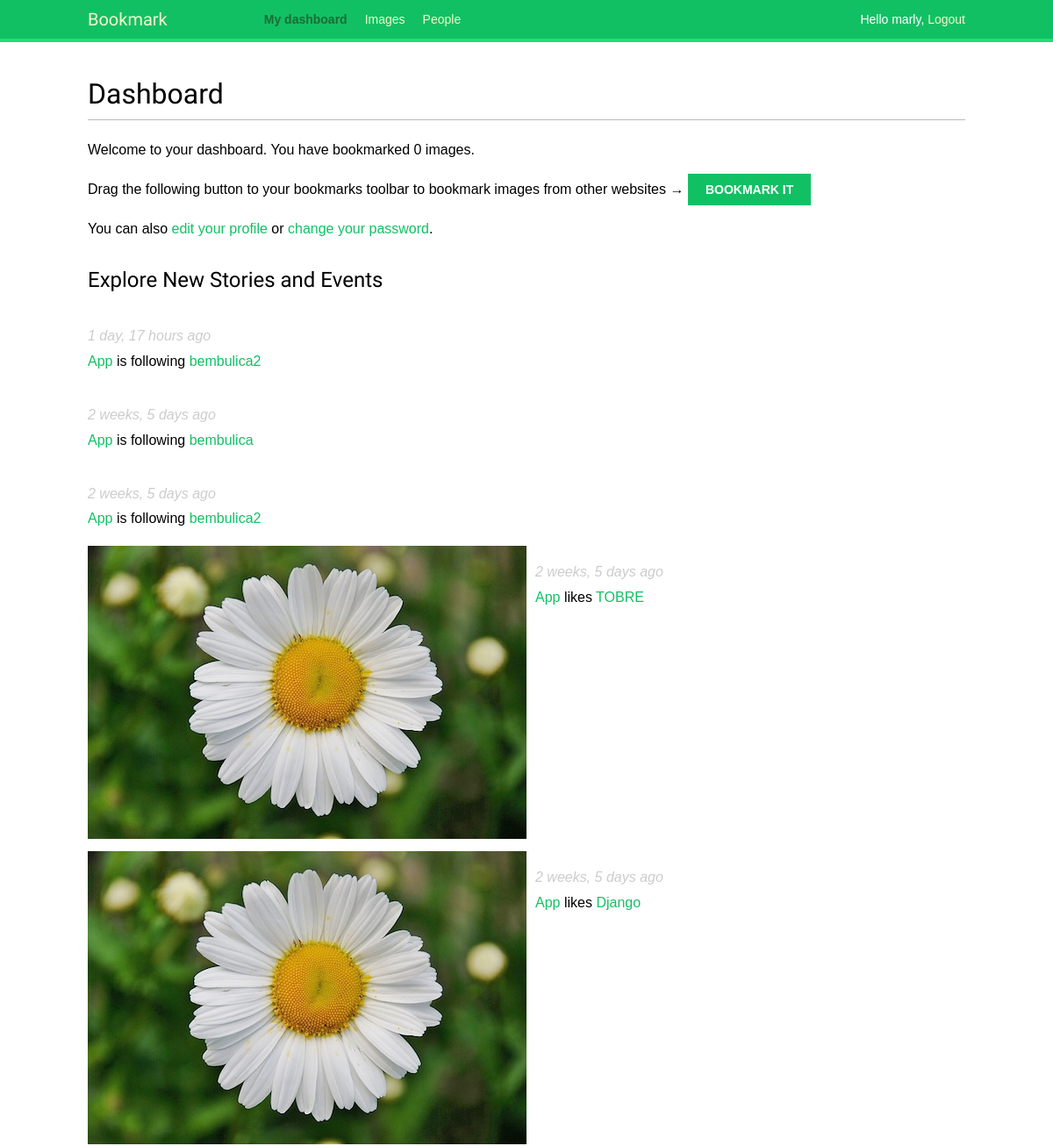
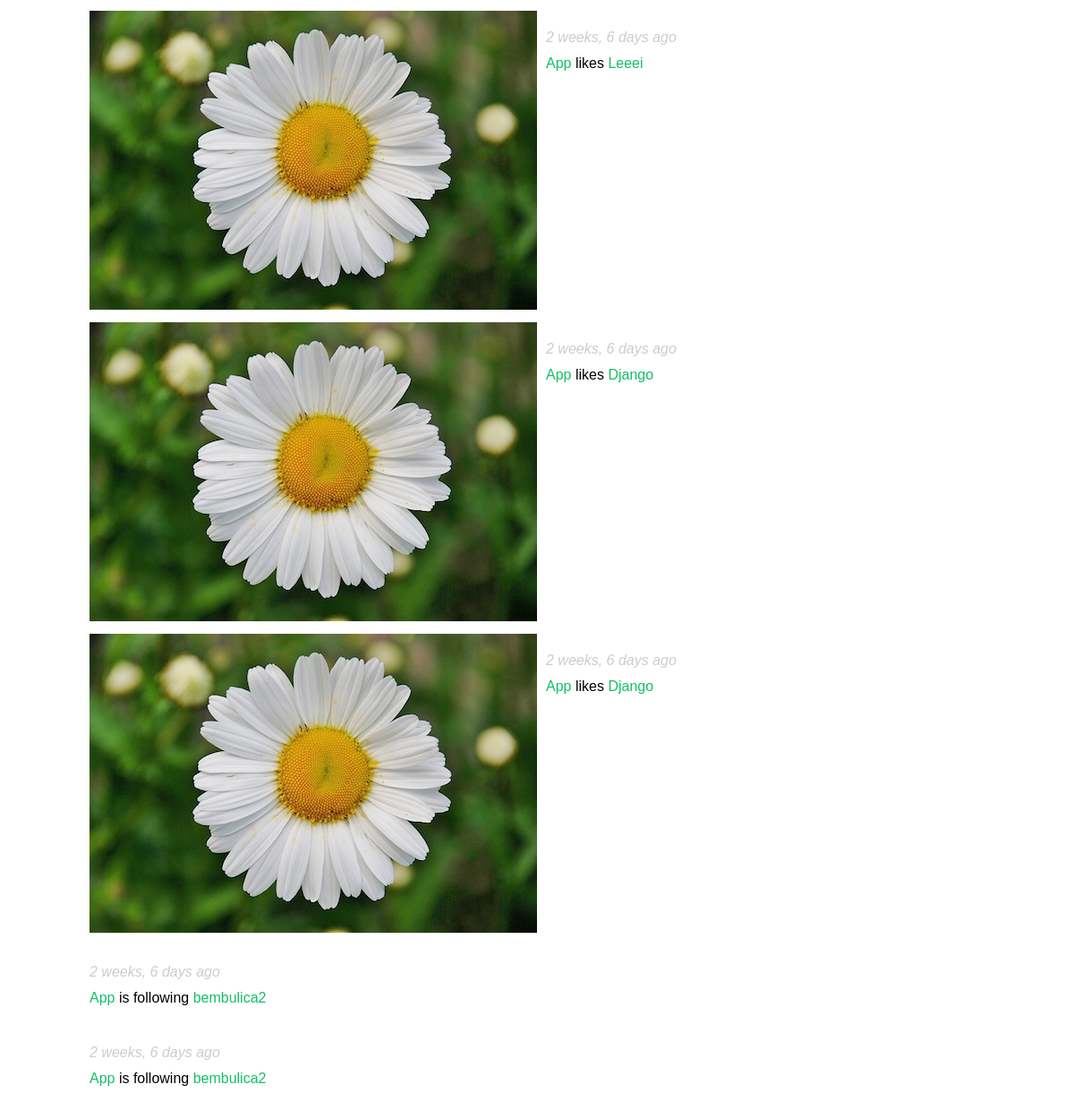
/account/ (signed in), run on the app's committed database (2 pictures, top to bottom).
### actions/models.py (models this page shows)
class Action(models.Model):
    user = models.ForeignKey('auth.User',
                             related_name='actions',
                             db_index=True,
                             on_delete=models.CASCADE)
    target_ct = models.ForeignKey(ContentType,
                                      blank=True,
                                      null=True,
                                      related_name='target_obj',
                                      on_delete=models.CASCADE)
    target_id = models.PositiveIntegerField(null=True,
                                            blank=True,
                                            db_index=True)
    target = GenericForeignKey('target_ct', 'target_id')
    verb = models.CharField(max_length=255)
    created = models.DateTimeField(auto_now_add=True,
                                   db_index=True)
    class Meta:
        ordering = ('-created',)

### images/models.py (models this page shows, shortened)
class Image(models.Model):
    user = models.ForeignKey(settings.AUTH_USER_MODEL,
                             related_name='images_created',
                             on_delete=models.CASCADE)
    title = models.CharField(max_length=200)
    slug = models.SlugField(max_length=200,
                            blank=True)
    url = models.URLField()
    image = models.ImageField(upload_to='images/%Y/%m/%d/')
    description = models.TextField(blank=True)
    created = models.DateField(auto_now_add=True,
                               db_index=True)
    users_like = models.ManyToManyField(settings.AUTH_USER_MODEL,
                                        related_name='images_liked',
                                        blank=True)
    total_likes = models.PositiveIntegerField(db_index=True, default=0)
    def __str__(self):
        return self.title

### account/views.py (the view)
@login_required
def dashboard(request):
    actions = Action.objects.exclude(user=request.user)
    following_ids = request.user.following.values_list('id',
                                                       flat=True)
    if following_ids:
        actions = actions.filter(user_id__in=following_ids)
    actions = actions.select_related('user', 'user__profile')\
                     .prefetch_related('target')[:10]
    return render(request,
                  'account/dashboard.html',
                  {'section': 'dashboard',
                   'actions': actions})

### account/templates/account/dashboard.html (shortened to what this page needs)
{% extends "base.html" %}
{% block content %}
  <h1>Dashboard</h1>
  {% with total_images_created=request.user.images_created.count %}
    <p>Welcome to your dashboard. You have bookmarked {{ total_images_created }} image{{ total_images_created|pluralize }}.</p>
  {% endwith %}
  <p>Drag the following button to your bookmarks toolbar to bookmark images from other websites → <a href="javascript:{% include 'bookmarklet_launcher.js' %}" class="button">Bookmark it</a><p>
  <p>You can also <a href="{% url "edit" %}">edit your profile</a> or <a href="{% url 'password_change' %}">change your password</a>.<p>
  	<h2>Explore New Stories and Events</h2>
  		<div id="action-list">
  			{% for action in actions %}
  				{% include "actions/action/detail.html" %}
  			{% endfor %}
  		</div>
{% endblock %}

### account/templates/base.html (shortened to what this page needs)
{% load staticfiles %}
<!DOCTYPE html>
<html>
<head>
	<link rel="stylesheet" href="{% static 'css/base.css' %}">
</head>
<body>
	<div id="header">
		<span class="logo">Bookmark</span>
		{% if request.user.is_authenticated %}
      <ul class="menu">
        <li {% if section == "dashboard" %}class="selected"{% endif %}><a href="{% url "dashboard" %}">My dashboard</a></li>
        <li {% if section == "images" %}class="selected"{% endif %}><a href="{% url "images:list" %}">Images</a></li>
        <li {% if section == "people" %}class="selected"{% endif %}><a href="{% url "user_list" %}">People</a></li>
      </ul>
    {% endif %}
		<span class="user">
			{% if request.user.is_authenticated %}
			Hello {{ request.user.first_name }}, <a href="{% url 'logout' %}">Logout</a>
			{% else %}
				<a href="{% url 'login' %}">Log-in</a>
			{% endif %}
		</span>
	</div>
	<div id="content">
		{% block content %}
		{% endblock %}
	</div>
</body>
</html>

### actions/templates/actions/action/detail.html (shortened to what this page needs)
{% load thumbnail %}
{% with user=action.user profile=action.user.profile %}
<div class="action">
	<div class="images">
		{% if action.target %}
			{% with target=action.target %}
				{% if target.image %}
					{% thumbnail target.image "80x80" crop="100%" as im %}
						<a href="{{ target.get_absoute_url }}">
				<img src="{{ im.url }}" class="item-img">
			</a>
					{% endthumbnail %}
				{% endif %}
		  {% endwith %}
		{% endif %}
	</div>
	<div class="info">
		<p><span class="date">{{ action.created|timesince }} ago</span><br/>
		<a href="{{ user.get_absoute_url }}">{{ user.first_name }}</a>
		{{ action.verb }}
		{% if action.target %}
			{% with target=action.target %}
			<a href="{{ target.get_absoute_url }}">{{ target }}</a>
		   {% endwith %}
		{% endif %}
		</p>
	</div>
</div>
{% endwith %}

### account/static/css/base.css (style rules this page uses)
body { margin:0; padding:0; font-family:helvetica, sans-serif; }
p { line-height: 1.8; }
a { color:#12c064; text-decoration:none; }
h1, h2, h3, h4, h5 , h6 { font-family: 'Muli', sans-serif; font-weight:normal; }
h1 { border-bottom:1px solid #bbb; padding:0 0 10px 0; margin:10px 0 20px 0; }
h2 { margin:30px 0 20px; font-color:blue; font-color : blue; }
#header { padding:10px 100px; font-size:14px; background:#12c064; color:#fff; border-bottom:4px solid #1cdf78; overflow:auto; }
#header .logo { font-family: 'Muli', sans-serif; float:left; color:#f3f7cc; font-size:20px; margin-right:10%; }
#header ul.menu { list-style:none; float:left; margin:0; padding:0; }
#header ul.menu li { float:left; padding:4px 10px; }
#header ul.menu li.selected a, #header ul.menu li.selected a:hover { color:#1b6d32; font-weight:bold; }
#header a { color:#f3f7cc; }
#header .user { float:right; padding-top:4px; }
#content { padding:30px 100px; }
input[type=submit], a.button { font-weight:bold; background:#12c064; color:#fff; padding:10px 20px; font-size:14px; text-transform:uppercase; }
.action { clear:both; overflow:auto; }
.action .images { float:left; margin:0 10px 10px 0; }
.action .date { font-style:italic; color:#ccc; }

### data on the page
Action: created "1 day, 17 hours", user.first_name "App", verb "is following", target "bembulica2"
Action: created "2 weeks, 5 days", user.first_name "App", verb "is following", target "bembulica"
Action: created "2 weeks, 5 days", user.first_name "App", verb "is following", target "bembulica2"
Action: created "2 weeks, 5 days", user.first_name "App", verb "likes", target "TOBRE"
Action: created "2 weeks, 5 days", user.first_name "App", verb "likes", target "Django"
Action: created "2 weeks, 6 days", user.first_name "App", verb "likes", target "Leeei"
Action: created "2 weeks, 6 days", user.first_name "App", verb "likes", target "Django"
Action: created "2 weeks, 6 days", user.first_name "App", verb "likes", target "Django"
Action: created "2 weeks, 6 days", user.first_name "App", verb "is following", target "bembulica2"
Action: created "2 weeks, 6 days", user.first_name "App", verb "is following", target "bembulica2"

### other printed values
{{ request.user.first_name }} "marly"
{{ total_images_created }} "0"
